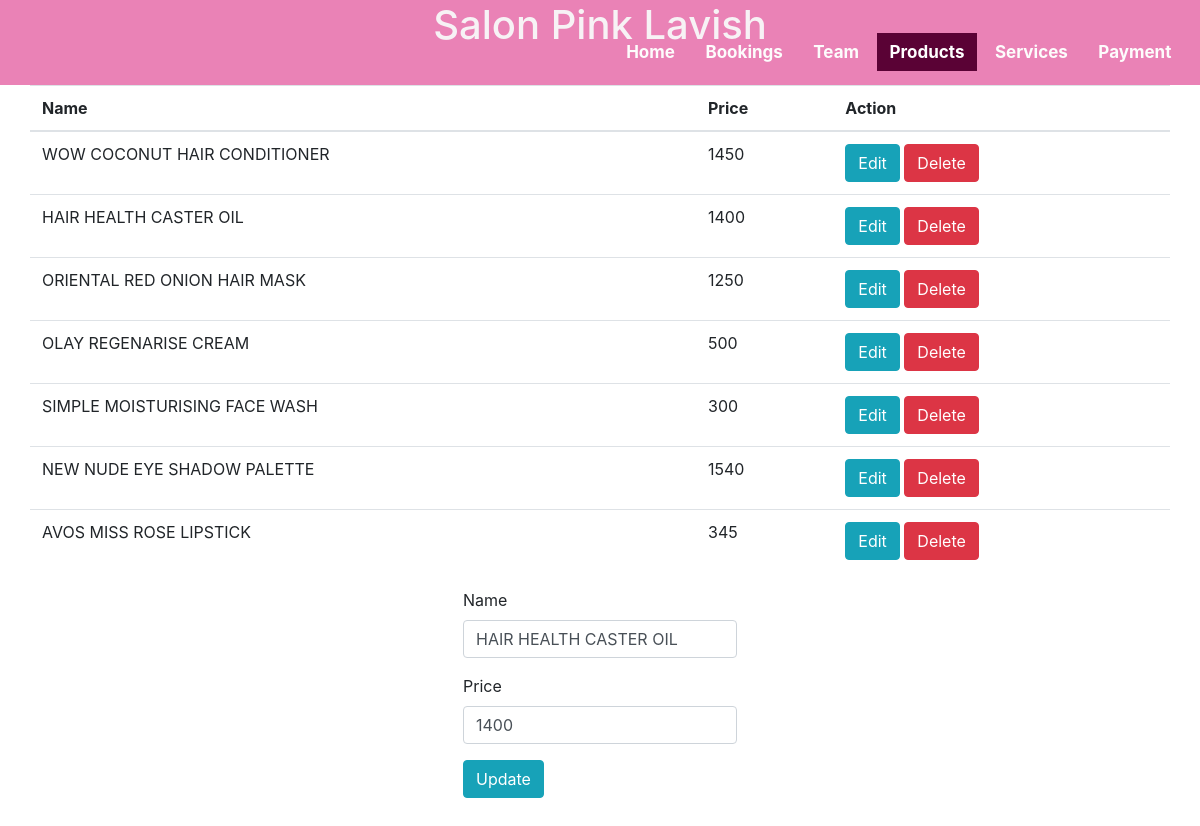
The app's page /product change.php?edit=10003 with its own data.
### tables this page shows
CREATE TABLE `products` (
  `P_Id` int(8) NOT NULL,
  `P_name` varchar(255) NOT NULL,
  `price` double NOT NULL
);

### process02.php (called while the page is built, shortened)
<?php
$mysqli = new mysqli('localhost', 'root', '', 'pink lavish') or die(mysqli_error($mysqli));
if(isset($_GET['edit'])){
    $id = $_GET['edit'];
    $update = true;
    $result = $mysqli->query("SELECT * FROM products WHERE P_Id=$id") or die($mysqli->error());
    if (count($result)==1){
        $row = $result->fetch_array();
        $productName = $row['P_name'];
        $price = $row['price'];
    }
}

### product change.php (the view, shortened to what this page needs)
<html>
<head>
<link rel="stylesheet" href="css/delete.css">
<link rel="stylesheet" href="https://maxcdn.bootstrapcdn.com/bootstrap/4.0.0/css/bootstrap.min.css">
</head>
<body>
<header>
		<h1>Salon Pink Lavish</h1>
		<div class="main">
			<ul>
				<li><a href="adminhome.php">Home</a></li>
				<li><a href="delete.php">Bookings</a></li>
                <li><a href="Memberup.php">Team</a></li>
                <li class="active"><a href="#">Products</a></li>
                <li><a href="serviceEdit.php">Services</a></li>
                <li><a href="pay.php">Payment</a></li>
			</ul>
		</div>
	</header>
    <?php require_once 'process02.php'; ?>
    <div class="container">
    <?php
       $mysqli = new mysqli('localhost', 'root', '', 'pink lavish') or die(mysqli_error($mysqli));
       $result = $mysqli->query("SELECT * FROM products") or die($mysqli->error);
    ?>
    <div class="row justify-content-center">
        <table class="table">
            <thead>
              <tr>
                  <th>Name</th>
                  <th>Price</th>
                  <th colspan="2">Action</th>
              </tr>
            </thead>
    <?php
        while ($row = $result->fetch_assoc()): ?>
            <tr>
                <td><?php echo $row['P_name']; ?></td>
                <td><?php echo $row['price']; ?></td>
                <td>
                    <a href="product change.php?edit=<?php echo $row['P_Id']; ?>"
                    class="btn btn-info">Edit</a>
                    <a href="product change.php?delete=<?php echo $row['P_Id']; ?>"
                    class="btn btn-danger">Delete</a>
                </td>
            </tr>
            <?php endwhile; ?>
        </table>
    </div>
    <div class="row justify-content-center">
    <form action="process02.php" method="POST">
        <div class="form-group">
        <label>Name</label>
        <input type="text" name="name" class="form-control" placeholder="Product Name" value="<?php echo $productName; ?>">
        </div>
        <div class="form-group">
        <label>Price</label>
        <input type="real" name="price" class="form-control" value="<?php echo $price; ?>" placeholder="price">
        </div>
        <div class="form-group">
        <?php
           if($update == true):
        ?>
             <button type="submit" name="update" class="btn btn-info">Update</button>
        <?php else: ?>
            <button type="submit" name="save" class="btn btn-primary">Save</button>
        <?php endif; ?>
        </div>
    </form>
    </div>
    </div>
</body>
</html>

### Css/delete.css (style rules this page uses)
h1 { text-align: center; font-size: 50px; font-family: Brush Script MT, Brush Script Std, cursive; }
header { padding: 0.8px; background: rgba(218, 32, 125, 0.555); color: rgb(247, 242, 245); height: 85px; }
.main { position: absolute; top: 0%; right: 1.3%; }
.main ul { float: right; list-style-type: none; margin-top: 40px; }
.main ul li { display: inline-block; }
.main ul li a { text-decoration: none; color: rgb(253, 252, 252) ; padding: 8px 12px; border: 1px solid transparent; transition: 0.6s ease; text-align: center; text-decoration: none; font-size: 17px; font-weight: bold; }
.main ul li.active a { background-color: rgb(90, 2, 53); color: #fff; }

### records on screen
products: P_name "WOW COCONUT HAIR CONDITIONER", price "1450"
products: P_name "HAIR HEALTH CASTER OIL", price "1400", name "HAIR HEALTH CASTER OIL"
products: P_name "ORIENTAL RED ONION HAIR MASK", price "1250"
products: P_name "OLAY REGENARISE CREAM", price "500"
products: P_name "SIMPLE MOISTURISING FACE WASH", price "300"
products: P_name "NEW NUDE EYE SHADOW PALETTE", price "1540"
products: P_name "AVOS MISS ROSE LIPSTICK", price "345"
